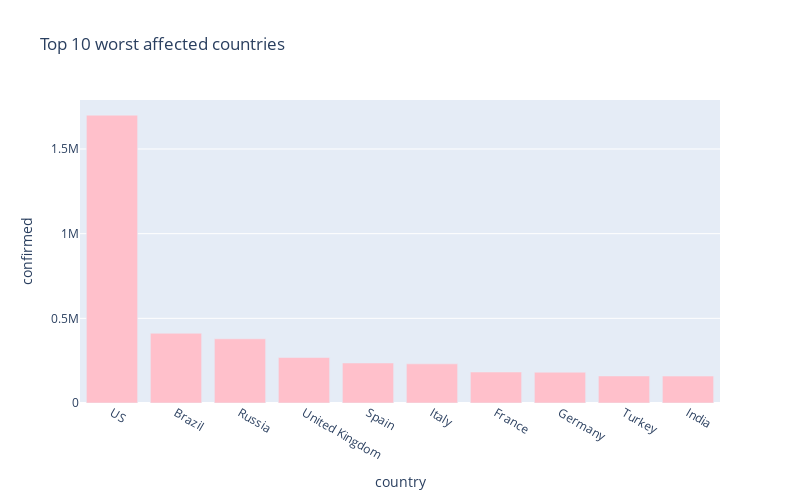

Notebook code cell kept with this figure:
### Markdown cell above
# 10 worst hit countries - Confirmed cases

### Code cell
px.bar(
    sorted_country_df.head(10),
    x = "country",
    y = "confirmed",
    title= "Top 10 worst affected countries", # the axis names
    color_discrete_sequence=["pink"], 
    height=500,
    width=800
)

### Figure 1 — Plotly figure (JSON) as saved in the notebook; plotly's stock layout.template omitted (floating-point values rounded to 4 significant figures)
{"data": [{"alignmentgroup": "True", "hovertemplate": "country=%{x}<br>confirmed=%{y}<extra></extra>", "legendgroup": "", "marker": {"color": "pink"}, "name": "", "offsetgroup": "", "orientation": "v", "showlegend": false, "textposition": "auto", "type": "bar", "x": ["US", "Brazil", "Russia", "United Kingdom", "Spain", "Italy", "France", "Germany", "Turkey", "India"], "xaxis": "x", "y": [1699933, 411821, 379051, 268619, 236259, 231139, 183038, 181918, 159797, 158897], "yaxis": "y"}], "layout": {"barmode": "relative", "height": 500, "legend": {"tracegroupgap": 0}, "title": {"text": "Top 10 worst affected countries"}, "width": 800, "xaxis": {"anchor": "y", "domain": [0, 1], "title": {"text": "country"}}, "yaxis": {"anchor": "x", "domain": [0, 1], "title": {"text": "confirmed"}}}}
